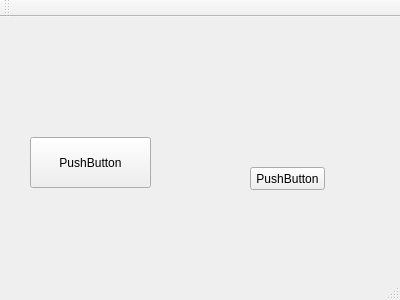
<?xml version="1.0" encoding="UTF-8"?>
<ui version="4.0">
 <class>MainWindow</class>
 <widget class="QMainWindow" name="MainWindow">
  <property name="geometry">
   <rect>
    <x>0</x>
    <y>0</y>
    <width>400</width>
    <height>300</height>
   </rect>
  </property>
  <property name="windowTitle">
   <string>MainWindow</string>
  </property>
  <widget class="QWidget" name="centralWidget">
   <widget class="QPushButton" name="pushButton">
    <property name="geometry">
     <rect>
      <x>30</x>
      <y>120</y>
      <width>121</width>
      <height>51</height>
     </rect>
    </property>
    <property name="text">
     <string>PushButton</string>
    </property>
   </widget>
   <widget class="QPushButton" name="pushButton_2">
    <property name="geometry">
     <rect>
      <x>250</x>
      <y>150</y>
      <width>75</width>
      <height>23</height>
     </rect>
    </property>
    <property name="text">
     <string>PushButton</string>
    </property>
   </widget>
  </widget>
  <widget class="QMenuBar" name="menuBar">
   <property name="geometry">
    <rect>
     <x>0</x>
     <y>0</y>
     <width>400</width>
     <height>21</height>
    </rect>
   </property>
  </widget>
  <widget class="QToolBar" name="mainToolBar">
   <attribute name="toolBarArea">
    <enum>TopToolBarArea</enum>
   </attribute>
   <attribute name="toolBarBreak">
    <bool>false</bool>
   </attribute>
  </widget>
  <widget class="QStatusBar" name="statusBar"/>
 </widget>
 <layoutdefault spacing="6" margin="11"/>
 <resources/>
 <connections/>
</ui>
